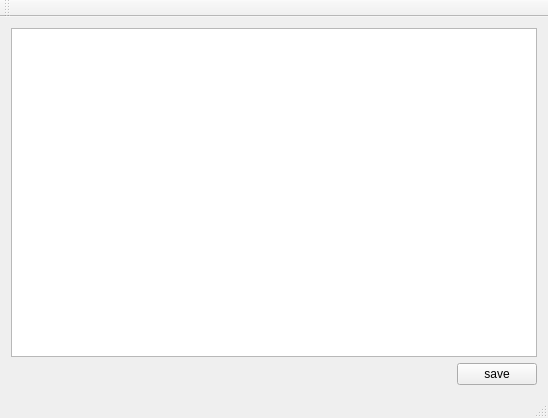
<?xml version="1.0" encoding="UTF-8"?>
<ui version="4.0">
 <class>MainWindow</class>
 <widget class="QMainWindow" name="MainWindow">
  <property name="geometry">
   <rect>
    <x>0</x>
    <y>0</y>
    <width>548</width>
    <height>418</height>
   </rect>
  </property>
  <property name="windowTitle">
   <string>MainWindow</string>
  </property>
  <widget class="QWidget" name="centralWidget">
   <layout class="QGridLayout" name="gridLayout">
    <item row="0" column="0">
     <layout class="QVBoxLayout" name="verticalLayout">
      <item>
       <widget class="QTextEdit" name="textEdit"/>
      </item>
      <item>
       <layout class="QHBoxLayout" name="horizontalLayout">
        <item>
         <spacer name="horizontalSpacer">
          <property name="orientation">
           <enum>Qt::Horizontal</enum>
          </property>
          <property name="sizeHint" stdset="0">
           <size>
            <width>40</width>
            <height>20</height>
           </size>
          </property>
         </spacer>
        </item>
        <item>
         <widget class="QPushButton" name="pushButton">
          <property name="text">
           <string>save</string>
          </property>
         </widget>
        </item>
       </layout>
      </item>
     </layout>
    </item>
   </layout>
  </widget>
  <widget class="QMenuBar" name="menuBar">
   <property name="geometry">
    <rect>
     <x>0</x>
     <y>0</y>
     <width>548</width>
     <height>22</height>
    </rect>
   </property>
  </widget>
  <widget class="QToolBar" name="mainToolBar">
   <attribute name="toolBarArea">
    <enum>TopToolBarArea</enum>
   </attribute>
   <attribute name="toolBarBreak">
    <bool>false</bool>
   </attribute>
  </widget>
  <widget class="QStatusBar" name="statusBar"/>
 </widget>
 <layoutdefault spacing="6" margin="11"/>
 <resources/>
 <connections/>
</ui>
